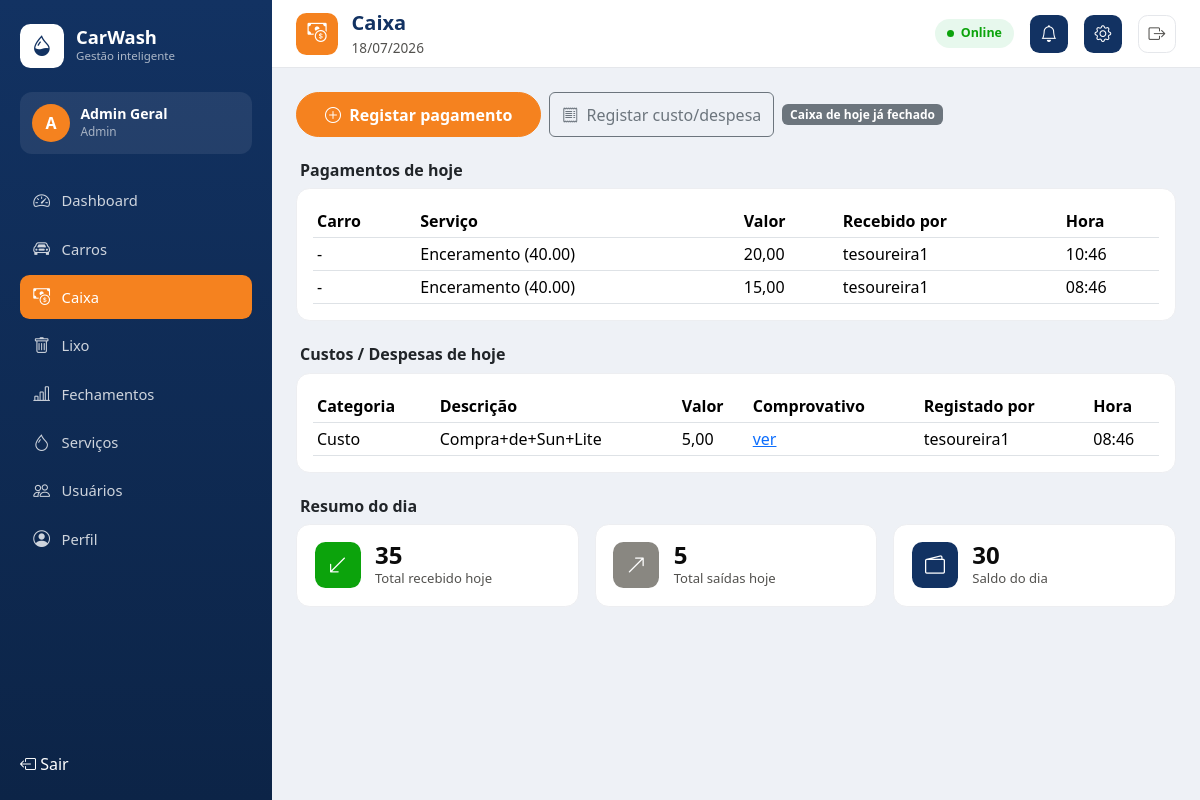
Page /caixa/ (signed in) on the committed database.
### accounts/models.py (models this page shows)
class User(AbstractUser):
    class Role(models.TextChoices):
        SEGURANCA = 'seguranca', 'Segurança'
        TESOUREIRA = 'tesoureira', 'Tesoureira'
        ADMIN = 'admin', 'Admin'
    role = models.CharField(max_length=20, choices=Role.choices)
    def is_seguranca(self):
        return self.role == self.Role.SEGURANCA
    def is_tesoureira(self):
        return self.role == self.Role.TESOUREIRA
    def is_admin_role(self):
        return self.role == self.Role.ADMIN or self.is_superuser

### cashbox/models.py (models this page shows, shortened)
class Payment(models.Model):
    vehicle_entry = models.ForeignKey(
        VehicleEntry, on_delete=models.SET_NULL, null=True, blank=True, related_name='payments'
    )
    service = models.ForeignKey(Service, on_delete=models.PROTECT)
    amount = models.DecimalField(max_digits=10, decimal_places=2)
    received_by = models.ForeignKey(settings.AUTH_USER_MODEL, on_delete=models.PROTECT)
    notes = models.TextField(blank=True)
    created_at = models.DateTimeField(auto_now_add=True)
    class Meta:
        ordering = ['-created_at']

class CashMovement(models.Model):
    class Category(models.TextChoices):
        CUSTO = 'custo', 'Custo'
        DESPESA = 'despesa', 'Despesa'
    category = models.CharField(max_length=20, choices=Category.choices)
    amount = models.DecimalField(max_digits=10, decimal_places=2)
    description = models.TextField()
    proof = models.FileField(upload_to='proofs/')
    registered_by = models.ForeignKey(settings.AUTH_USER_MODEL, on_delete=models.PROTECT)
    created_at = models.DateTimeField(auto_now_add=True)
    class Meta:
        ordering = ['-created_at']

### services/models.py (models this page shows)
class Service(models.Model):
    name = models.CharField('Nome', max_length=100)
    price = models.DecimalField('Preço', max_digits=10, decimal_places=2)
    active = models.BooleanField('Ativo', default=True)
    class Meta:
        ordering = ['name']
    def __str__(self):
        return f'{self.name} ({self.price})'

### cashbox/views.py (the view)
# urls.py: path('', views.dashboard, name='dashboard'),
@role_required('tesoureira')
def dashboard(request):
    open_param = request.GET.get('open')
    overrides = {}
    if open_param == 'payment':
        overrides['open_payment_modal'] = True
    elif open_param == 'movement':
        overrides['open_movement_modal'] = True
    return render(request, 'cashbox/dashboard.html', _dashboard_context(**overrides))

### cashbox/services.py (called while the page is built)
def get_unclosed_previous_day():
    today = timezone.localdate()
    payment_dates = set(
        Payment.objects.filter(created_at__date__lt=today).values_list('created_at__date', flat=True)
    )
    movement_dates = set(
        CashMovement.objects.filter(created_at__date__lt=today).values_list('created_at__date', flat=True)
    )
    dates = payment_dates | movement_dates
    closed_dates = set(
        CashClosure.objects.filter(period_type=CashClosure.PeriodType.DIARIO).values_list('date_start', flat=True)
    )
    unclosed = sorted(d for d in dates if d not in closed_dates)
    return unclosed[0] if unclosed else None

def totals_for_range(date_start, date_end):
    total_in = Payment.objects.filter(
        created_at__date__gte=date_start, created_at__date__lte=date_end
    ).aggregate(total=Sum('amount'))['total'] or 0
    total_out = CashMovement.objects.filter(
        created_at__date__gte=date_start, created_at__date__lte=date_end
    ).aggregate(total=Sum('amount'))['total'] or 0
    return total_in, total_out

### vehicles/models.py (called while the page is built)
    def __str__(self):
        return f'{self.brand} {self.model} - {self.plate}'

### templates/cashbox/dashboard.html (shortened to what this page needs)
{% extends 'base.html' %}
{% block page_icon %}<div class="cw-topbar-icon"><i class="bi bi-cash-coin"></i></div>{% endblock %}
{% block page_title %}Caixa{% endblock %}
{% block page_subtitle %}{{ today|date:'d/m/Y' }}{% endblock %}
{% block content %}
<div class="mb-4 d-flex flex-wrap gap-2">
    <button type="button" class="btn btn-cw-orange" data-bs-toggle="modal" data-bs-target="#paymentModal">
        <i class="bi bi-plus-circle me-1"></i> Registar pagamento
    </button>
    <button type="button" class="btn btn-outline-secondary" data-bs-toggle="modal" data-bs-target="#movementModal">
        <i class="bi bi-receipt me-1"></i> Registar custo/despesa
    </button>
    {% if not today_closed %}
    <button type="button" class="btn btn-outline-primary" data-bs-toggle="modal" data-bs-target="#todayCloseModal">
        <i class="bi bi-lock me-1"></i> Fechar caixa de hoje
    </button>
    {% else %}
    <span class="badge bg-secondary align-self-center">Caixa de hoje já fechado</span>
    {% endif %}
</div>
<h6 class="fw-semibold px-1 mb-2">Pagamentos de hoje</h6>
<div class="cw-card p-2 p-md-3 mb-4 d-none d-md-block">
    <div class="table-responsive">
        <table class="table table-sm table-hover align-middle mb-0">
            <thead><tr><th>Carro</th><th>Serviço</th><th>Valor</th><th>Recebido por</th><th>Hora</th></tr></thead>
            <tbody>
                {% for p in payments %}
                <tr>
                    <td>{{ p.vehicle_entry|default:'-' }}</td>
                    <td>{{ p.service }}</td>
                    <td>{{ p.amount }}</td>
                    <td>{{ p.received_by.username }}</td>
                    <td>{{ p.created_at|date:'H:i' }}</td>
                </tr>
                {% empty %}
                <tr><td colspan="5" class="text-center text-muted py-4">Sem pagamentos hoje.</td></tr>
                {% endfor %}
            </tbody>
        </table>
    </div>
</div>
<h6 class="fw-semibold px-1 mb-2">Custos / Despesas de hoje</h6>
<div class="cw-card p-2 p-md-3 d-none d-md-block">
    <div class="table-responsive">
        <table class="table table-sm table-hover align-middle mb-0">
            <thead><tr><th>Categoria</th><th>Descrição</th><th>Valor</th><th>Comprovativo</th><th>Registado por</th><th>Hora</th></tr></thead>
            <tbody>
                {% for m in movements %}
                <tr>
                    <td>{{ m.get_category_display }}</td>
                    <td>{{ m.description }}</td>
                    <td>{{ m.amount }}</td>
                    <td><a href="{{ m.proof.url }}" target="_blank">ver</a></td>
                    <td>{{ m.registered_by.username }}</td>
                    <td>{{ m.created_at|date:'H:i' }}</td>
                </tr>
                {% empty %}
                <tr><td colspan="6" class="text-center text-muted py-4">Sem movimentos hoje.</td></tr>
                {% endfor %}
            </tbody>
        </table>
    </div>
</div>
<h6 class="fw-semibold px-1 mb-2 mt-4">Resumo do dia</h6>
<div class="row g-3 mb-4">
    <div class="col-md-4">
        <div class="cw-stat-tile">
            <div class="cw-stat-icon bg-good"><i class="bi bi-arrow-down-left"></i></div>
            <div>
                <div class="cw-stat-value">{{ total_in }}</div>
                <div class="cw-stat-label">Total recebido hoje</div>
            </div>
        </div>
    </div>
    <div class="col-md-4">
        <div class="cw-stat-tile">
            <div class="cw-stat-icon bg-muted"><i class="bi bi-arrow-up-right"></i></div>
            <div>
                <div class="cw-stat-value">{{ total_out }}</div>
                <div class="cw-stat-label">Total saídas hoje</div>
            </div>
        </div>
    </div>
    <div class="col-md-4">
        <div class="cw-stat-tile">
            <div class="cw-stat-icon bg-navy"><i class="bi bi-wallet2"></i></div>
            <div>
                <div class="cw-stat-value">{{ balance }}</div>
                <div class="cw-stat-label">Saldo do dia</div>
            </div>
        </div>
    </div>
</div>
{% endblock %}

### templates/partials/sidebar_content.html (shortened to what this page needs)
{% load static %}
<div class="cw-sidebar-brand">
    <div class="cw-sidebar-logo"><i class="bi bi-droplet-half"></i></div>
    <div>
        <div class="cw-sidebar-brand-name">CarWash</div>
        <div class="cw-sidebar-brand-tagline">Gestão inteligente</div>
    </div>
</div>
<div class="cw-sidebar-user">
    <div class="cw-sidebar-user-avatar">{{ user.username|slice:':1'|upper }}</div>
    <div class="min-w-0">
        <div class="cw-sidebar-user-name">{{ user.get_full_name|default:user.username }}</div>
        <div class="cw-sidebar-user-role">{{ user.get_role_display }}</div>
    </div>
</div>
<nav class="cw-sidebar-nav nav flex-column">
    {% if user.is_admin_role %}
    <a class="nav-link {% if request.resolver_match.url_name == 'admin_dashboard' %}active{% endif %}"
       href="{% url 'admin_dashboard' %}"><i class="bi bi-speedometer2"></i> Dashboard</a>
    {% endif %}
    {% if user.is_seguranca or user.is_admin_role %}
    <a class="nav-link {% if request.resolver_match.app_name == 'vehicles' and request.resolver_match.url_name != 'trash_list' and request.resolver_match.url_name != 'home' %}active{% endif %}"
       href="{% url 'vehicles:list' %}"><i class="bi bi-car-front"></i> {% if user.is_seguranca %}Registros{% else %}Carros{% endif %}</a>
    {% endif %}
    {% if user.is_tesoureira or user.is_admin_role %}
    <a class="nav-link {% if request.resolver_match.app_name == 'cashbox' and request.resolver_match.url_name != 'closures' and request.resolver_match.url_name != 'period_closure_create' and request.resolver_match.url_name != 'home' %}active{% endif %}"
       href="{% url 'cashbox:dashboard' %}"><i class="bi bi-cash-coin"></i> Caixa</a>
    {% endif %}
    {% if user.is_admin_role %}
    <a class="nav-link {% if request.resolver_match.url_name == 'trash_list' %}active{% endif %}"
       href="{% url 'vehicles:trash_list' %}"><i class="bi bi-trash"></i> Lixo</a>
    <a class="nav-link {% if request.resolver_match.url_name == 'closures' or request.resolver_match.url_name == 'period_closure_create' %}active{% endif %}"
       href="{% url 'cashbox:closures' %}"><i class="bi bi-bar-chart-line"></i> Fechamentos</a>
    <a class="nav-link {% if request.resolver_match.app_name == 'services' %}active{% endif %}"
       href="{% url 'services:list' %}"><i class="bi bi-droplet"></i> Serviços</a>
    <a class="nav-link {% if request.resolver_match.url_name == 'user_list' %}active{% endif %}"
       href="{% url 'user_list' %}"><i class="bi bi-people"></i> Usuários</a>
    {% endif %}
    <a class="nav-link {% if request.resolver_match.url_name == 'profile' %}active{% endif %}"
       href="{% url 'profile' %}"><i class="bi bi-person-circle"></i> Perfil</a>
</nav>
<div class="mt-auto pt-3">
    <form method="post" action="{% url 'logout' %}">
        <button class="nav-link border-0 bg-transparent w-100 text-start" type="submit">
            <i class="bi bi-box-arrow-left"></i> Sair
        </button>
    </form>
</div>

### static/css/theme.css (style rules this page uses)
:root { --cw-navy: #123262; --cw-navy-dark: #0c2447; --cw-orange: #f5821f; --cw-orange-dark: #d96c0f; --cw-good: #0ca30c; --cw-warning: #fab219; --cw-serious: #ec835a; --cw-critical: #d03b3b; --cw-muted: #898781; --cw-ink-primary: #0b0b0b; --cw-ink-secondary: #52514e; --cw-sidebar-width: 272px; --cw-topbar-height: 68px; }
body { background-color: #eef1f6; }
.cw-sidebar-brand { display: flex; align-items: center; gap: .75rem; margin-bottom: 1.5rem; }
.cw-sidebar-logo { width: 44px; height: 44px; background: #fff; border-radius: .65rem; display: flex; align-items: center; justify-content: center; flex-shrink: 0; }
.cw-sidebar-logo i { font-size: 1.3rem; color: var(--cw-navy); }
.cw-sidebar-brand-name { font-weight: 800; font-size: 1.15rem; line-height: 1.1; }
.cw-sidebar-brand-tagline { font-size: .72rem; color: rgba(255, 255, 255, .65); }
.cw-sidebar-user { background: rgba(255, 255, 255, .08); border-radius: .75rem; padding: .75rem; display: flex; align-items: center; gap: .65rem; margin-bottom: 1.5rem; }
.cw-sidebar-user-avatar { width: 38px; height: 38px; border-radius: 50%; background: var(--cw-orange); color: #fff; display: flex; align-items: center; justify-content: center; font-weight: 700; flex-shrink: 0; }
.cw-sidebar-user-name { font-weight: 600; font-size: .88rem; line-height: 1.2; }
.cw-sidebar-user-role { font-size: .74rem; color: rgba(255, 255, 255, .6); }
.cw-sidebar-nav .nav-link { color: rgba(255, 255, 255, .8); border-radius: .6rem; padding: .6rem .75rem; margin-bottom: .25rem; display: flex; align-items: center; gap: .65rem; font-size: .92rem; font-weight: 500; }
.cw-sidebar-nav .nav-link i { font-size: 1.05rem; width: 1.2rem; text-align: center; }
.cw-sidebar-nav .nav-link.active { background: var(--cw-orange); color: #fff; }
.cw-topbar-icon { width: 42px; height: 42px; border-radius: .65rem; background: var(--cw-orange); color: #fff; display: flex; align-items: center; justify-content: center; font-size: 1.2rem; flex-shrink: 0; }
.btn-cw-orange { background-color: var(--cw-orange); border-color: var(--cw-orange); color: #fff; font-weight: 600; border-radius: 2rem; padding: .6rem 1.75rem; }
.cw-card { background: #fff; border: 1px solid #edeef1; border-radius: .85rem; }
.cw-stat-tile { background: #fff; border: 1px solid #edeef1; border-radius: .85rem; padding: 1.1rem; display: flex; align-items: center; gap: .9rem; height: 100%; }
.cw-stat-icon { width: 46px; height: 46px; border-radius: .65rem; display: flex; align-items: center; justify-content: center; color: #fff; font-size: 1.25rem; flex-shrink: 0; }
.cw-stat-icon.bg-navy { background: var(--cw-navy); }
.cw-stat-icon.bg-good { background: var(--cw-good); }
.cw-stat-icon.bg-muted { background: var(--cw-muted); }
.cw-stat-value { font-weight: 700; font-size: 1.5rem; color: var(--cw-ink-primary); line-height: 1.1; }
.cw-stat-label { color: var(--cw-ink-secondary); font-size: .82rem; }

### rows in the picture
User: username "A", get_full_name "Admin Geral", role "Admin"
Payment: vehicle_entry "-", service "Enceramento (40.00)", amount "20,00", received_by.username "tesoureira1", created_at "10:46"
Payment: vehicle_entry "-", service "Enceramento (40.00)", amount "15,00", received_by.username "tesoureira1", created_at "08:46"
CashMovement: category "Custo", description "Compra+de+Sun+Lite", amount "5,00", registered_by.username "tesoureira1", created_at "08:46"

### other values in the picture
{{ today|date:'d/m/Y' }} "18/07/2026"
{{ total_in }} "35"
{{ total_out }} "5"
{{ balance }} "30"
